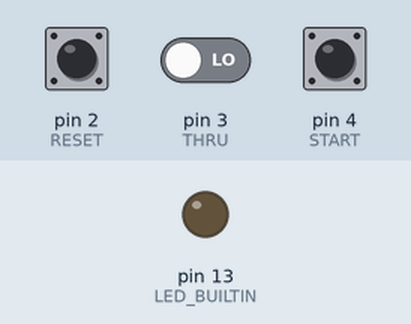
This sketch was run on a simulated Arduino Uno, built with avr-gcc and run on an emulated ATmega328P. On the bench: output pins drawn as LEDs (lit = HIGH). The inputs (shaded band) are chosen by the test bench; at power-on: pin 3 (THRU) LOW, pin 4 (START) LOW, pin 2 (RESET) LOW. What the sketch prints to the serial monitor is not drawn.

Above: at 1.2 s.
1.3 s: pin 3 (THRU) driven HIGH
At 1.93 s:
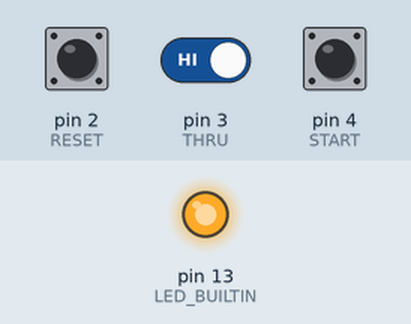
7.4 s: pin 4 (START) pulled HIGH for 0.15 s
10.5 s: pin 2 (RESET) pulled HIGH for 1 s
14.4 s: pin 4 (START) pulled HIGH for 1 s
18.1 s: pin 3 (THRU) driven LOW
At 19.6 s:
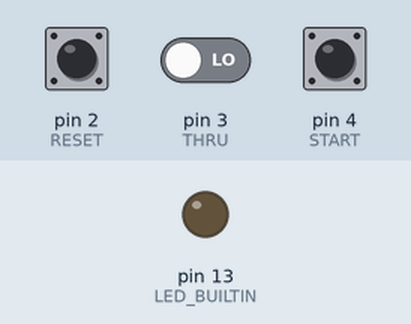
Timing chart, 0 to 21.1 s (numbered marks = the images above; inputs shaded):
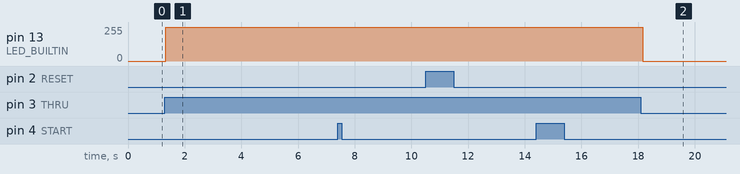

Measured:
- after the input at 1.3 s, pin 13 (LED_BUILTIN): 0/255 → 255/255 at once
- after the input at 18.1 s, pin 13 (LED_BUILTIN): 255/255 → 0/255 after 0.07 s

The sketch:

main.ino
```cpp
const unsigned short BAUD = 300;
const unsigned short WAIT = 1000;
const byte RESET = 2;
const byte THRU = 3;
const byte START = 4;


void setup() {
  // put your setup code here, to run once:
  pinMode(LED_BUILTIN, OUTPUT);
  pinMode(RESET,INPUT);
  pinMode(THRU,INPUT);
  pinMode(START,INPUT);
  digitalWrite(LED_BUILTIN,HIGH);
  Serial.begin(BAUD,SERIAL_8N1); // posiblemente sea tambien SERIAL_8N0
   while (!Serial) {
    ; // wait for serial port to connect.
  }
  digitalWrite(LED_BUILTIN,LOW);
}

void reset(){
  digitalWrite(LED_BUILTIN,HIGH);
  Serial.write(0xFF3CEFFF);
  digitalWrite(LED_BUILTIN,LOW);
}

void thru() {
  digitalWrite(LED_BUILTIN,HIGH);
  Serial.write(0xFF5DFFFF);
  Serial.write(0x5DFFFF6D);
  Serial.write(0xFFFF);
  digitalWrite(LED_BUILTIN,LOW);
}

void start(){
  digitalWrite(LED_BUILTIN,HIGH);
  Serial.write(0xFF5EEFFF);
  Serial.write(0x5EEFFFEF);
  Serial.write(0xFF);
  delay(WAIT);
  Serial.write(0x6EFFFF);
  digitalWrite(LED_BUILTIN,LOW);
}

void loop() {
  if (digitalRead(RESET)==HIGH) reset();
  if (digitalRead(THRU)==HIGH) thru();
  if (digitalRead(START)==HIGH) start();
}
```
